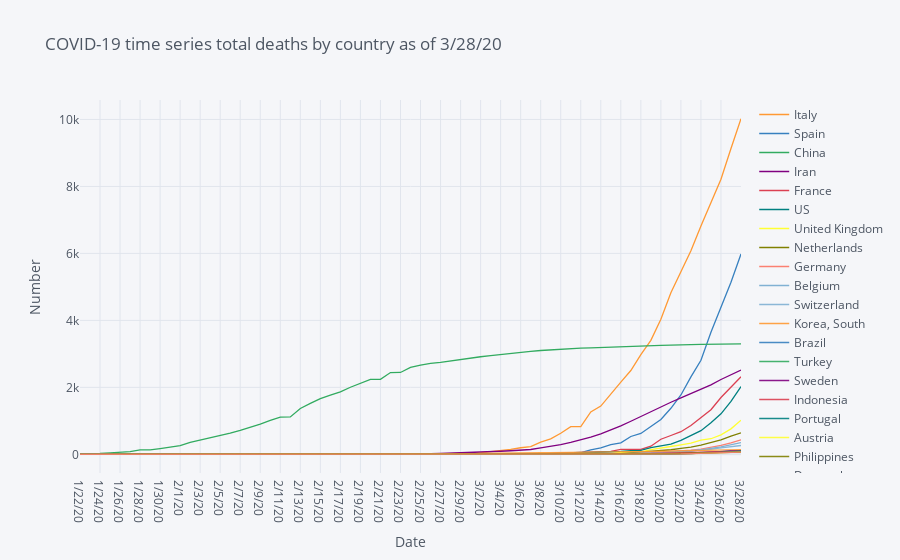

Notebook code for this chart:
### Code cell
# Time series total deaths by country

df=covid19_deaths.groupby('Country/Region').sum().reset_index()
df_deaths=df.sort_values(deaths_latest,ascending=False).head(20).drop(['Lat', 'Long'],axis=1).set_index("Country/Region").T
fig = df_deaths.iplot(asFigure=True, xTitle="Date", yTitle="Number", title=f'COVID-19 time series total deaths by country as of {deaths_latest}')
fig

### Figure 1 — Plotly figure (JSON) as saved in the notebook; plotly's stock layout.template omitted (floating-point values rounded to 4 significant figures)
{"data": [{"line": {"color": "rgba(255, 153, 51, 1.0)", "dash": "solid", "shape": "linear", "width": 1.3}, "mode": "lines", "name": "Italy", "text": "", "type": "scatter", "x": ["1/22/20", "1/23/20", "1/24/20", "1/25/20", "1/26/20", "1/27/20", "1/28/20", "1/29/20", "1/30/20", "1/31/20", "2/1/20", "2/2/20", "2/3/20", "2/4/20", "2/5/20", "2/6/20", "2/7/20", "2/8/20", "2/9/20", "2/10/20", "2/11/20", "2/12/20", "2/13/20", "2/14/20", "2/15/20", "2/16/20", "2/17/20", "2/18/20", "2/19/20", "2/20/20", "2/21/20", "2/22/20", "2/23/20", "2/24/20", "2/25/20", "2/26/20", "2/27/20", "2/28/20", "2/29/20", "3/1/20", "3/2/20", "3/3/20", "3/4/20", "3/5/20", "3/6/20", "3/7/20", "3/8/20", "3/9/20", "3/10/20", "3/11/20", "3/12/20", "3/13/20", "3/14/20", "3/15/20", "3/16/20", "3/17/20", "3/18/20", "3/19/20", "3/20/20", "3/21/20", "3/22/20", "3/23/20", "3/24/20", "3/25/20", "3/26/20", "3/27/20", "3/28/20"], "y": [0, 0, 0, 0, 0, 0, 0, 0, 0, 0, 0, 0, 0, 0, 0, 0, 0, 0, 0, 0, 0, 0, 0, 0, 0, 0, 0, 0, 0, 0, 1, 2, 3, 7, 10, 12, 17, 21, 29, 34, 52, 79, 107, 148, 197, 233, 366, 463, 631, 827, 827, 1266, 1441, 1809, 2158, 2503, 2978, 3405, 4032, 4825, 5476, 6077, 6820, 7503, 8215, 9134, 10023]}, {"line": {"color": "rgba(55, 128, 191, 1.0)", "dash": "solid", "shape": "linear", "width": 1.3}, "mode": "lines", "name": "Spain", "text": "", "type": "scatter", "x": ["1/22/20", "1/23/20", "1/24/20", "1/25/20", "1/26/20", "1/27/20", "1/28/20", "1/29/20", "1/30/20", "1/31/20", "2/1/20", "2/2/20", "2/3/20", "2/4/20", "2/5/20", "2/6/20", "2/7/20", "2/8/20", "2/9/20", "2/10/20", "2/11/20", "2/12/20", "2/13/20", "2/14/20", "2/15/20", "2/16/20", "2/17/20", "2/18/20", "2/19/20", "2/20/20", "2/21/20", "2/22/20", "2/23/20", "2/24/20", "2/25/20", "2/26/20", "2/27/20", "2/28/20", "2/29/20", "3/1/20", "3/2/20", "3/3/20", "3/4/20", "3/5/20", "3/6/20", "3/7/20", "3/8/20", "3/9/20", "3/10/20", "3/11/20", "3/12/20", "3/13/20", "3/14/20", "3/15/20", "3/16/20", "3/17/20", "3/18/20", "3/19/20", "3/20/20", "3/21/20", "3/22/20", "3/23/20", "3/24/20", "3/25/20", "3/26/20", "3/27/20", "3/28/20"], "y": [0, 0, 0, 0, 0, 0, 0, 0, 0, 0, 0, 0, 0, 0, 0, 0, 0, 0, 0, 0, 0, 0, 0, 0, 0, 0, 0, 0, 0, 0, 0, 0, 0, 0, 0, 0, 0, 0, 0, 0, 0, 1, 2, 3, 5, 10, 17, 28, 35, 54, 55, 133, 195, 289, 342, 533, 623, 830, 1043, 1375, 1772, 2311, 2808, 3647, 4365, 5138, 5982]}, {"line": {"color": "rgba(50, 171, 96, 1.0)", "dash": "solid", "shape": "linear", "width": 1.3}, "mode": "lines", "name": "China", "text": "", "type": "scatter", "x": ["1/22/20", "1/23/20", "1/24/20", "1/25/20", "1/26/20", "1/27/20", "1/28/20", "1/29/20", "1/30/20", "1/31/20", "2/1/20", "2/2/20", "2/3/20", "2/4/20", "2/5/20", "2/6/20", "2/7/20", "2/8/20", "2/9/20", "2/10/20", "2/11/20", "2/12/20", "2/13/20", "2/14/20", "2/15/20", "2/16/20", "2/17/20", "2/18/20", "2/19/20", "2/20/20", "2/21/20", "2/22/20", "2/23/20", "2/24/20", "2/25/20", "2/26/20", "2/27/20", "2/28/20", "2/29/20", "3/1/20", "3/2/20", "3/3/20", "3/4/20", "3/5/20", "3/6/20", "3/7/20", "3/8/20", "3/9/20", "3/10/20", "3/11/20", "3/12/20", "3/13/20", "3/14/20", "3/15/20", "3/16/20", "3/17/20", "3/18/20", "3/19/20", "3/20/20", "3/21/20", "3/22/20", "3/23/20", "3/24/20", "3/25/20", "3/26/20", "3/27/20", "3/28/20"], "y": [17, 18, 26, 42, 56, 82, 131, 133, 171, 213, 259, 361, 425, 491, 563, 633, 718, 805, 905, 1012, 1112, 1117, 1369, 1521, 1663, 1766, 1864, 2003, 2116, 2238, 2238, 2443, 2445, 2595, 2665, 2717, 2746, 2790, 2837, 2872, 2914, 2947, 2983, 3015, 3044, 3072, 3100, 3123, 3139, 3161, 3172, 3180, 3193, 3203, 3217, 3230, 3241, 3249, 3253, 3259, 3274, 3274, 3281, 3285, 3291, 3296, 3299]}, {"line": {"color": "rgba(128, 0, 128, 1.0)", "dash": "solid", "shape": "linear", "width": 1.3}, "mode": "lines", "name": "Iran", "text": "", "type": "scatter", "x": ["1/22/20", "1/23/20", "1/24/20", "1/25/20", "1/26/20", "1/27/20", "1/28/20", "1/29/20", "1/30/20", "1/31/20", "2/1/20", "2/2/20", "2/3/20", "2/4/20", "2/5/20", "2/6/20", "2/7/20", "2/8/20", "2/9/20", "2/10/20", "2/11/20", "2/12/20", "2/13/20", "2/14/20", "2/15/20", "2/16/20", "2/17/20", "2/18/20", "2/19/20", "2/20/20", "2/21/20", "2/22/20", "2/23/20", "2/24/20", "2/25/20", "2/26/20", "2/27/20", "2/28/20", "2/29/20", "3/1/20", "3/2/20", "3/3/20", "3/4/20", "3/5/20", "3/6/20", "3/7/20", "3/8/20", "3/9/20", "3/10/20", "3/11/20", "3/12/20", "3/13/20", "3/14/20", "3/15/20", "3/16/20", "3/17/20", "3/18/20", "3/19/20", "3/20/20", "3/21/20", "3/22/20", "3/23/20", "3/24/20", "3/25/20", "3/26/20", "3/27/20", "3/28/20"], "y": [0, 0, 0, 0, 0, 0, 0, 0, 0, 0, 0, 0, 0, 0, 0, 0, 0, 0, 0, 0, 0, 0, 0, 0, 0, 0, 0, 0, 2, 2, 4, 5, 8, 12, 16, 19, 26, 34, 43, 54, 66, 77, 92, 107, 124, 145, 194, 237, 291, 354, 429, 514, 611, 724, 853, 988, 1135, 1284, 1433, 1556, 1685, 1812, 1934, 2077, 2234, 2378, 2517]}, {"line": {"color": "rgba(219, 64, 82, 1.0)", "dash": "solid", "shape": "linear", "width": 1.3}, "mode": "lines", "name": "France", "text": "", "type": "scatter", "x": ["1/22/20", "1/23/20", "1/24/20", "1/25/20", "1/26/20", "1/27/20", "1/28/20", "1/29/20", "1/30/20", "1/31/20", "2/1/20", "2/2/20", "2/3/20", "2/4/20", "2/5/20", "2/6/20", "2/7/20", "2/8/20", "2/9/20", "2/10/20", "2/11/20", "2/12/20", "2/13/20", "2/14/20", "2/15/20", "2/16/20", "2/17/20", "2/18/20", "2/19/20", "2/20/20", "2/21/20", "2/22/20", "2/23/20", "2/24/20", "2/25/20", "2/26/20", "2/27/20", "2/28/20", "2/29/20", "3/1/20", "3/2/20", "3/3/20", "3/4/20", "3/5/20", "3/6/20", "3/7/20", "3/8/20", "3/9/20", "3/10/20", "3/11/20", "3/12/20", "3/13/20", "3/14/20", "3/15/20", "3/16/20", "3/17/20", "3/18/20", "3/19/20", "3/20/20", "3/21/20", "3/22/20", "3/23/20", "3/24/20", "3/25/20", "3/26/20", "3/27/20", "3/28/20"], "y": [0, 0, 0, 0, 0, 0, 0, 0, 0, 0, 0, 0, 0, 0, 0, 0, 0, 0, 0, 0, 0, 0, 0, 0, 1, 1, 1, 1, 1, 1, 1, 1, 1, 1, 1, 2, 2, 2, 2, 2, 3, 4, 4, 6, 9, 11, 19, 19, 33, 48, 48, 79, 91, 91, 149, 149, 149, 244, 451, 563, 676, 862, 1102, 1333, 1698, 1997, 2317]}, {"line": {"color": "rgba(0, 128, 128, 1.0)", "dash": "solid", "shape": "linear", "width": 1.3}, "mode": "lines", "name": "US", "text": "", "type": "scatter", "x": ["1/22/20", "1/23/20", "1/24/20", "1/25/20", "1/26/20", "1/27/20", "1/28/20", "1/29/20", "1/30/20", "1/31/20", "2/1/20", "2/2/20", "2/3/20", "2/4/20", "2/5/20", "2/6/20", "2/7/20", "2/8/20", "2/9/20", "2/10/20", "2/11/20", "2/12/20", "2/13/20", "2/14/20", "2/15/20", "2/16/20", "2/17/20", "2/18/20", "2/19/20", "2/20/20", "2/21/20", "2/22/20", "2/23/20", "2/24/20", "2/25/20", "2/26/20", "2/27/20", "2/28/20", "2/29/20", "3/1/20", "3/2/20", "3/3/20", "3/4/20", "3/5/20", "3/6/20", "3/7/20", "3/8/20", "3/9/20", "3/10/20", "3/11/20", "3/12/20", "3/13/20", "3/14/20", "3/15/20", "3/16/20", "3/17/20", "3/18/20", "3/19/20", "3/20/20", "3/21/20", "3/22/20", "3/23/20", "3/24/20", "3/25/20", "3/26/20", "3/27/20", "3/28/20"], "y": [0, 0, 0, 0, 0, 0, 0, 0, 0, 0, 0, 0, 0, 0, 0, 0, 0, 0, 0, 0, 0, 0, 0, 0, 0, 0, 0, 0, 0, 0, 0, 0, 0, 0, 0, 0, 0, 0, 1, 1, 6, 7, 11, 12, 14, 17, 21, 22, 28, 36, 40, 47, 54, 63, 85, 108, 118, 200, 244, 307, 417, 557, 706, 942, 1209, 1581, 2026]}, {"line": {"color": "rgba(255, 255, 51, 1.0)", "dash": "solid", "shape": "linear", "width": 1.3}, "mode": "lines", "name": "United Kingdom", "text": "", "type": "scatter", "x": ["1/22/20", "1/23/20", "1/24/20", "1/25/20", "1/26/20", "1/27/20", "1/28/20", "1/29/20", "1/30/20", "1/31/20", "2/1/20", "2/2/20", "2/3/20", "2/4/20", "2/5/20", "2/6/20", "2/7/20", "2/8/20", "2/9/20", "2/10/20", "2/11/20", "2/12/20", "2/13/20", "2/14/20", "2/15/20", "2/16/20", "2/17/20", "2/18/20", "2/19/20", "2/20/20", "2/21/20", "2/22/20", "2/23/20", "2/24/20", "2/25/20", "2/26/20", "2/27/20", "2/28/20", "2/29/20", "3/1/20", "3/2/20", "3/3/20", "3/4/20", "3/5/20", "3/6/20", "3/7/20", "3/8/20", "3/9/20", "3/10/20", "3/11/20", "3/12/20", "3/13/20", "3/14/20", "3/15/20", "3/16/20", "3/17/20", "3/18/20", "3/19/20", "3/20/20", "3/21/20", "3/22/20", "3/23/20", "3/24/20", "3/25/20", "3/26/20", "3/27/20", "3/28/20"], "y": [0, 0, 0, 0, 0, 0, 0, 0, 0, 0, 0, 0, 0, 0, 0, 0, 0, 0, 0, 0, 0, 0, 0, 0, 0, 0, 0, 0, 0, 0, 0, 0, 0, 0, 0, 0, 0, 0, 0, 0, 0, 0, 0, 1, 2, 2, 3, 4, 6, 8, 8, 8, 21, 21, 56, 56, 72, 138, 178, 234, 282, 336, 423, 466, 580, 761, 1021]}, {"line": {"color": "rgba(128, 128, 0, 1.0)", "dash": "solid", "shape": "linear", "width": 1.3}, "mode": "lines", "name": "Netherlands", "text": "", "type": "scatter", "x": ["1/22/20", "1/23/20", "1/24/20", "1/25/20", "1/26/20", "1/27/20", "1/28/20", "1/29/20", "1/30/20", "1/31/20", "2/1/20", "2/2/20", "2/3/20", "2/4/20", "2/5/20", "2/6/20", "2/7/20", "2/8/20", "2/9/20", "2/10/20", "2/11/20", "2/12/20", "2/13/20", "2/14/20", "2/15/20", "2/16/20", "2/17/20", "2/18/20", "2/19/20", "2/20/20", "2/21/20", "2/22/20", "2/23/20", "2/24/20", "2/25/20", "2/26/20", "2/27/20", "2/28/20", "2/29/20", "3/1/20", "3/2/20", "3/3/20", "3/4/20", "3/5/20", "3/6/20", "3/7/20", "3/8/20", "3/9/20", "3/10/20", "3/11/20", "3/12/20", "3/13/20", "3/14/20", "3/15/20", "3/16/20", "3/17/20", "3/18/20", "3/19/20", "3/20/20", "3/21/20", "3/22/20", "3/23/20", "3/24/20", "3/25/20", "3/26/20", "3/27/20", "3/28/20"], "y": [0, 0, 0, 0, 0, 0, 0, 0, 0, 0, 0, 0, 0, 0, 0, 0, 0, 0, 0, 0, 0, 0, 0, 0, 0, 0, 0, 0, 0, 0, 0, 0, 0, 0, 0, 0, 0, 0, 0, 0, 0, 0, 0, 0, 1, 1, 3, 3, 4, 5, 5, 10, 12, 20, 24, 43, 58, 77, 107, 137, 180, 214, 277, 357, 435, 547, 640]}, {"line": {"color": "rgba(251, 128, 114, 1.0)", "dash": "solid", "shape": "linear", "width": 1.3}, "mode": "lines", "name": "Germany", "text": "", "type": "scatter", "x": ["1/22/20", "1/23/20", "1/24/20", "1/25/20", "1/26/20", "1/27/20", "1/28/20", "1/29/20", "1/30/20", "1/31/20", "2/1/20", "2/2/20", "2/3/20", "2/4/20", "2/5/20", "2/6/20", "2/7/20", "2/8/20", "2/9/20", "2/10/20", "2/11/20", "2/12/20", "2/13/20", "2/14/20", "2/15/20", "2/16/20", "2/17/20", "2/18/20", "2/19/20", "2/20/20", "2/21/20", "2/22/20", "2/23/20", "2/24/20", "2/25/20", "2/26/20", "2/27/20", "2/28/20", "2/29/20", "3/1/20", "3/2/20", "3/3/20", "3/4/20", "3/5/20", "3/6/20", "3/7/20", "3/8/20", "3/9/20", "3/10/20", "3/11/20", "3/12/20", "3/13/20", "3/14/20", "3/15/20", "3/16/20", "3/17/20", "3/18/20", "3/19/20", "3/20/20", "3/21/20", "3/22/20", "3/23/20", "3/24/20", "3/25/20", "3/26/20", "3/27/20", "3/28/20"], "y": [0, 0, 0, 0, 0, 0, 0, 0, 0, 0, 0, 0, 0, 0, 0, 0, 0, 0, 0, 0, 0, 0, 0, 0, 0, 0, 0, 0, 0, 0, 0, 0, 0, 0, 0, 0, 0, 0, 0, 0, 0, 0, 0, 0, 0, 0, 0, 2, 2, 3, 3, 7, 9, 11, 17, 24, 28, 44, 67, 84, 94, 123, 157, 206, 267, 342, 433]}, {"line": {"color": "rgba(128, 177, 211, 1.0)", "dash": "solid", "shape": "linear", "width": 1.3}, "mode": "lines", "name": "Belgium", "text": "", "type": "scatter", "x": ["1/22/20", "1/23/20", "1/24/20", "1/25/20", "1/26/20", "1/27/20", "1/28/20", "1/29/20", "1/30/20", "1/31/20", "2/1/20", "2/2/20", "2/3/20", "2/4/20", "2/5/20", "2/6/20", "2/7/20", "2/8/20", "2/9/20", "2/10/20", "2/11/20", "2/12/20", "2/13/20", "2/14/20", "2/15/20", "2/16/20", "2/17/20", "2/18/20", "2/19/20", "2/20/20", "2/21/20", "2/22/20", "2/23/20", "2/24/20", "2/25/20", "2/26/20", "2/27/20", "2/28/20", "2/29/20", "3/1/20", "3/2/20", "3/3/20", "3/4/20", "3/5/20", "3/6/20", "3/7/20", "3/8/20", "3/9/20", "3/10/20", "3/11/20", "3/12/20", "3/13/20", "3/14/20", "3/15/20", "3/16/20", "3/17/20", "3/18/20", "3/19/20", "3/20/20", "3/21/20", "3/22/20", "3/23/20", "3/24/20", "3/25/20", "3/26/20", "3/27/20", "3/28/20"], "y": [0, 0, 0, 0, 0, 0, 0, 0, 0, 0, 0, 0, 0, 0, 0, 0, 0, 0, 0, 0, 0, 0, 0, 0, 0, 0, 0, 0, 0, 0, 0, 0, 0, 0, 0, 0, 0, 0, 0, 0, 0, 0, 0, 0, 0, 0, 0, 0, 0, 3, 3, 3, 4, 4, 5, 10, 14, 21, 37, 67, 75, 88, 122, 178, 220, 289, 353]}, {"line": {"color": "rgba(128, 177, 211, 0.8999999999999999)", "dash": "solid", "shape": "linear", "width": 1.3}, "mode": "lines", "name": "Switzerland", "text": "", "type": "scatter", "x": ["1/22/20", "1/23/20", "1/24/20", "1/25/20", "1/26/20", "1/27/20", "1/28/20", "1/29/20", "1/30/20", "1/31/20", "2/1/20", "2/2/20", "2/3/20", "2/4/20", "2/5/20", "2/6/20", "2/7/20", "2/8/20", "2/9/20", "2/10/20", "2/11/20", "2/12/20", "2/13/20", "2/14/20", "2/15/20", "2/16/20", "2/17/20", "2/18/20", "2/19/20", "2/20/20", "2/21/20", "2/22/20", "2/23/20", "2/24/20", "2/25/20", "2/26/20", "2/27/20", "2/28/20", "2/29/20", "3/1/20", "3/2/20", "3/3/20", "3/4/20", "3/5/20", "3/6/20", "3/7/20", "3/8/20", "3/9/20", "3/10/20", "3/11/20", "3/12/20", "3/13/20", "3/14/20", "3/15/20", "3/16/20", "3/17/20", "3/18/20", "3/19/20", "3/20/20", "3/21/20", "3/22/20", "3/23/20", "3/24/20", "3/25/20", "3/26/20", "3/27/20", "3/28/20"], "y": [0, 0, 0, 0, 0, 0, 0, 0, 0, 0, 0, 0, 0, 0, 0, 0, 0, 0, 0, 0, 0, 0, 0, 0, 0, 0, 0, 0, 0, 0, 0, 0, 0, 0, 0, 0, 0, 0, 0, 0, 0, 0, 0, 1, 1, 1, 2, 2, 3, 4, 4, 11, 13, 14, 14, 27, 28, 41, 54, 75, 98, 120, 122, 153, 191, 231, 264]}, {"line": {"color": "rgba(255, 153, 51, 0.8999999999999999)", "dash": "solid", "shape": "linear", "width": 1.3}, "mode": "lines", "name": "Korea, South", "text": "", "type": "scatter", "x": ["1/22/20", "1/23/20", "1/24/20", "1/25/20", "1/26/20", "1/27/20", "1/28/20", "1/29/20", "1/30/20", "1/31/20", "2/1/20", "2/2/20", "2/3/20", "2/4/20", "2/5/20", "2/6/20", "2/7/20", "2/8/20", "2/9/20", "2/10/20", "2/11/20", "2/12/20", "2/13/20", "2/14/20", "2/15/20", "2/16/20", "2/17/20", "2/18/20", "2/19/20", "2/20/20", "2/21/20", "2/22/20", "2/23/20", "2/24/20", "2/25/20", "2/26/20", "2/27/20", "2/28/20", "2/29/20", "3/1/20", "3/2/20", "3/3/20", "3/4/20", "3/5/20", "3/6/20", "3/7/20", "3/8/20", "3/9/20", "3/10/20", "3/11/20", "3/12/20", "3/13/20", "3/14/20", "3/15/20", "3/16/20", "3/17/20", "3/18/20", "3/19/20", "3/20/20", "3/21/20", "3/22/20", "3/23/20", "3/24/20", "3/25/20", "3/26/20", "3/27/20", "3/28/20"], "y": [0, 0, 0, 0, 0, 0, 0, 0, 0, 0, 0, 0, 0, 0, 0, 0, 0, 0, 0, 0, 0, 0, 0, 0, 0, 0, 0, 0, 0, 1, 2, 2, 6, 8, 10, 12, 13, 13, 16, 17, 28, 28, 35, 35, 42, 44, 50, 53, 54, 60, 66, 66, 72, 75, 75, 81, 84, 91, 94, 102, 111, 111, 120, 126, 131, 139, 144]}, {"line": {"color": "rgba(55, 128, 191, 0.8999999999999999)", "dash": "solid", "shape": "linear", "width": 1.3}, "mode": "lines", "name": "Brazil", "text": "", "type": "scatter", "x": ["1/22/20", "1/23/20", "1/24/20", "1/25/20", "1/26/20", "1/27/20", "1/28/20", "1/29/20", "1/30/20", "1/31/20", "2/1/20", "2/2/20", "2/3/20", "2/4/20", "2/5/20", "2/6/20", "2/7/20", "2/8/20", "2/9/20", "2/10/20", "2/11/20", "2/12/20", "2/13/20", "2/14/20", "2/15/20", "2/16/20", "2/17/20", "2/18/20", "2/19/20", "2/20/20", "2/21/20", "2/22/20", "2/23/20", "2/24/20", "2/25/20", "2/26/20", "2/27/20", "2/28/20", "2/29/20", "3/1/20", "3/2/20", "3/3/20", "3/4/20", "3/5/20", "3/6/20", "3/7/20", "3/8/20", "3/9/20", "3/10/20", "3/11/20", "3/12/20", "3/13/20", "3/14/20", "3/15/20", "3/16/20", "3/17/20", "3/18/20", "3/19/20", "3/20/20", "3/21/20", "3/22/20", "3/23/20", "3/24/20", "3/25/20", "3/26/20", "3/27/20", "3/28/20"], "y": [0, 0, 0, 0, 0, 0, 0, 0, 0, 0, 0, 0, 0, 0, 0, 0, 0, 0, 0, 0, 0, 0, 0, 0, 0, 0, 0, 0, 0, 0, 0, 0, 0, 0, 0, 0, 0, 0, 0, 0, 0, 0, 0, 0, 0, 0, 0, 0, 0, 0, 0, 0, 0, 0, 0, 1, 3, 6, 11, 15, 25, 34, 46, 59, 77, 92, 111]}, {"line": {"color": "rgba(50, 171, 96, 0.8999999999999999)", "dash": "solid", "shape": "linear", "width": 1.3}, "mode": "lines", "name": "Turkey", "text": "", "type": "scatter", "x": ["1/22/20", "1/23/20", "1/24/20", "1/25/20", "1/26/20", "1/27/20", "1/28/20", "1/29/20", "1/30/20", "1/31/20", "2/1/20", "2/2/20", "2/3/20", "2/4/20", "2/5/20", "2/6/20", "2/7/20", "2/8/20", "2/9/20", "2/10/20", "2/11/20", "2/12/20", "2/13/20", "2/14/20", "2/15/20", "2/16/20", "2/17/20", "2/18/20", "2/19/20", "2/20/20", "2/21/20", "2/22/20", "2/23/20", "2/24/20", "2/25/20", "2/26/20", "2/27/20", "2/28/20", "2/29/20", "3/1/20", "3/2/20", "3/3/20", "3/4/20", "3/5/20", "3/6/20", "3/7/20", "3/8/20", "3/9/20", "3/10/20", "3/11/20", "3/12/20", "3/13/20", "3/14/20", "3/15/20", "3/16/20", "3/17/20", "3/18/20", "3/19/20", "3/20/20", "3/21/20", "3/22/20", "3/23/20", "3/24/20", "3/25/20", "3/26/20", "3/27/20", "3/28/20"], "y": [0, 0, 0, 0, 0, 0, 0, 0, 0, 0, 0, 0, 0, 0, 0, 0, 0, 0, 0, 0, 0, 0, 0, 0, 0, 0, 0, 0, 0, 0, 0, 0, 0, 0, 0, 0, 0, 0, 0, 0, 0, 0, 0, 0, 0, 0, 0, 0, 0, 0, 0, 0, 0, 0, 0, 1, 1, 3, 4, 9, 30, 37, 44, 59, 75, 92, 108]}, {"line": {"color": "rgba(128, 0, 128, 0.8999999999999999)", "dash": "solid", "shape": "linear", "width": 1.3}, "mode": "lines", "name": "Sweden", "text": "", "type": "scatter", "x": ["1/22/20", "1/23/20", "1/24/20", "1/25/20", "1/26/20", "1/27/20", "1/28/20", "1/29/20", "1/30/20", "1/31/20", "2/1/20", "2/2/20", "2/3/20", "2/4/20", "2/5/20", "2/6/20", "2/7/20", "2/8/20", "2/9/20", "2/10/20", "2/11/20", "2/12/20", "2/13/20", "2/14/20", "2/15/20", "2/16/20", "2/17/20", "2/18/20", "2/19/20", "2/20/20", "2/21/20", "2/22/20", "2/23/20", "2/24/20", "2/25/20", "2/26/20", "2/27/20", "2/28/20", "2/29/20", "3/1/20", "3/2/20", "3/3/20", "3/4/20", "3/5/20", "3/6/20", "3/7/20", "3/8/20", "3/9/20", "3/10/20", "3/11/20", "3/12/20", "3/13/20", "3/14/20", "3/15/20", "3/16/20", "3/17/20", "3/18/20", "3/19/20", "3/20/20", "3/21/20", "3/22/20", "3/23/20", "3/24/20", "3/25/20", "3/26/20", "3/27/20", "3/28/20"], "y": [0, 0, 0, 0, 0, 0, 0, 0, 0, 0, 0, 0, 0, 0, 0, 0, 0, 0, 0, 0, 0, 0, 0, 0, 0, 0, 0, 0, 0, 0, 0, 0, 0, 0, 0, 0, 0, 0, 0, 0, 0, 0, 0, 0, 0, 0, 0, 0, 0, 1, 1, 1, 2, 3, 6, 7, 10, 11, 16, 20, 21, 25, 36, 62, 77, 105, 105]}, {"line": {"color": "rgba(219, 64, 82, 0.8999999999999999)", "dash": "solid", "shape": "linear", "width": 1.3}, "mode": "lines", "name": "Indonesia", "text": "", "type": "scatter", "x": ["1/22/20", "1/23/20", "1/24/20", "1/25/20", "1/26/20", "1/27/20", "1/28/20", "1/29/20", "1/30/20", "1/31/20", "2/1/20", "2/2/20", "2/3/20", "2/4/20", "2/5/20", "2/6/20", "2/7/20", "2/8/20", "2/9/20", "2/10/20", "2/11/20", "2/12/20", "2/13/20", "2/14/20", "2/15/20", "2/16/20", "2/17/20", "2/18/20", "2/19/20", "2/20/20", "2/21/20", "2/22/20", "2/23/20", "2/24/20", "2/25/20", "2/26/20", "2/27/20", "2/28/20", "2/29/20", "3/1/20", "3/2/20", "3/3/20", "3/4/20", "3/5/20", "3/6/20", "3/7/20", "3/8/20", "3/9/20", "3/10/20", "3/11/20", "3/12/20", "3/13/20", "3/14/20", "3/15/20", "3/16/20", "3/17/20", "3/18/20", "3/19/20", "3/20/20", "3/21/20", "3/22/20", "3/23/20", "3/24/20", "3/25/20", "3/26/20", "3/27/20", "3/28/20"], "y": [0, 0, 0, 0, 0, 0, 0, 0, 0, 0, 0, 0, 0, 0, 0, 0, 0, 0, 0, 0, 0, 0, 0, 0, 0, 0, 0, 0, 0, 0, 0, 0, 0, 0, 0, 0, 0, 0, 0, 0, 0, 0, 0, 0, 0, 0, 0, 0, 0, 1, 1, 4, 5, 5, 5, 5, 19, 25, 32, 38, 48, 49, 55, 58, 78, 87, 102]}, {"line": {"color": "rgba(0, 128, 128, 0.8999999999999999)", "dash": "solid", "shape": "linear", "width": 1.3}, "mode": "lines", "name": "Portugal", "text": "", "type": "scatter", "x": ["1/22/20", "1/23/20", "1/24/20", "1/25/20", "1/26/20", "1/27/20", "1/28/20", "1/29/20", "1/30/20", "1/31/20", "2/1/20", "2/2/20", "2/3/20", "2/4/20", "2/5/20", "2/6/20", "2/7/20", "2/8/20", "2/9/20", "2/10/20", "2/11/20", "2/12/20", "2/13/20", "2/14/20", "2/15/20", "2/16/20", "2/17/20", "2/18/20", "2/19/20", "2/20/20", "2/21/20", "2/22/20", "2/23/20", "2/24/20", "2/25/20", "2/26/20", "2/27/20", "2/28/20", "2/29/20", "3/1/20", "3/2/20", "3/3/20", "3/4/20", "3/5/20", "3/6/20", "3/7/20", "3/8/20", "3/9/20", "3/10/20", "3/11/20", "3/12/20", "3/13/20", "3/14/20", "3/15/20", "3/16/20", "3/17/20", "3/18/20", "3/19/20", "3/20/20", "3/21/20", "3/22/20", "3/23/20", "3/24/20", "3/25/20", "3/26/20", "3/27/20", "3/28/20"], "y": [0, 0, 0, 0, 0, 0, 0, 0, 0, 0, 0, 0, 0, 0, 0, 0, 0, 0, 0, 0, 0, 0, 0, 0, 0, 0, 0, 0, 0, 0, 0, 0, 0, 0, 0, 0, 0, 0, 0, 0, 0, 0, 0, 0, 0, 0, 0, 0, 0, 0, 0, 0, 0, 0, 0, 1, 2, 3, 6, 12, 14, 23, 33, 43, 60, 76, 100]}, {"line": {"color": "rgba(255, 255, 51, 0.8999999999999999)", "dash": "solid", "shape": "linear", "width": 1.3}, "mode": "lines", "name": "Austria", "text": "", "type": "scatter", "x": ["1/22/20", "1/23/20", "1/24/20", "1/25/20", "1/26/20", "1/27/20", "1/28/20", "1/29/20", "1/30/20", "1/31/20", "2/1/20", "2/2/20", "2/3/20", "2/4/20", "2/5/20", "2/6/20", "2/7/20", "2/8/20", "2/9/20", "2/10/20", "2/11/20", "2/12/20", "2/13/20", "2/14/20", "2/15/20", "2/16/20", "2/17/20", "2/18/20", "2/19/20", "2/20/20", "2/21/20", "2/22/20", "2/23/20", "2/24/20", "2/25/20", "2/26/20", "2/27/20", "2/28/20", "2/29/20", "3/1/20", "3/2/20", "3/3/20", "3/4/20", "3/5/20", "3/6/20", "3/7/20", "3/8/20", "3/9/20", "3/10/20", "3/11/20", "3/12/20", "3/13/20", "3/14/20", "3/15/20", "3/16/20", "3/17/20", "3/18/20", "3/19/20", "3/20/20", "3/21/20", "3/22/20", "3/23/20", "3/24/20", "3/25/20", "3/26/20", "3/27/20", "3/28/20"], "y": [0, 0, 0, 0, 0, 0, 0, 0, 0, 0, 0, 0, 0, 0, 0, 0, 0, 0, 0, 0, 0, 0, 0, 0, 0, 0, 0, 0, 0, 0, 0, 0, 0, 0, 0, 0, 0, 0, 0, 0, 0, 0, 0, 0, 0, 0, 0, 0, 0, 0, 1, 1, 1, 1, 3, 3, 4, 6, 6, 8, 16, 21, 28, 30, 49, 58, 68]}, {"line": {"color": "rgba(128, 128, 0, 0.8999999999999999)", "dash": "solid", "shape": "linear", "width": 1.3}, "mode": "lines", "name": "Philippines", "text": "", "type": "scatter", "x": ["1/22/20", "1/23/20", "1/24/20", "1/25/20", "1/26/20", "1/27/20", "1/28/20", "1/29/20", "1/30/20", "1/31/20", "2/1/20", "2/2/20", "2/3/20", "2/4/20", "2/5/20", "2/6/20", "2/7/20", "2/8/20", "2/9/20", "2/10/20", "2/11/20", "2/12/20", "2/13/20", "2/14/20", "2/15/20", "2/16/20", "2/17/20", "2/18/20", "2/19/20", "2/20/20", "2/21/20", "2/22/20", "2/23/20", "2/24/20", "2/25/20", "2/26/20", "2/27/20", "2/28/20", "2/29/20", "3/1/20", "3/2/20", "3/3/20", "3/4/20", "3/5/20", "3/6/20", "3/7/20", "3/8/20", "3/9/20", "3/10/20", "3/11/20", "3/12/20", "3/13/20", "3/14/20", "3/15/20", "3/16/20", "3/17/20", "3/18/20", "3/19/20", "3/20/20", "3/21/20", "3/22/20", "3/23/20", "3/24/20", "3/25/20", "3/26/20", "3/27/20", "3/28/20"], "y": [0, 0, 0, 0, 0, 0, 0, 0, 0, 0, 0, 1, 1, 1, 1, 1, 1, 1, 1, 1, 1, 1, 1, 1, 1, 1, 1, 1, 1, 1, 1, 1, 1, 1, 1, 1, 1, 1, 1, 1, 1, 1, 1, 1, 1, 1, 1, 1, 1, 1, 2, 5, 8, 11, 12, 12, 19, 17, 18, 19, 25, 33, 35, 38, 45, 54, 68]}, {"line": {"color": "rgba(251, 128, 114, 0.8999999999999999)", "dash": "solid", "shape": "linear", "width": 1.3}, "mode": "lines", "name": "Denmark", "text": "", "type": "scatter", "x": ["1/22/20", "1/23/20", "1/24/20", "1/25/20", "1/26/20", "1/27/20", "1/28/20", "1/29/20", "1/30/20", "1/31/20", "2/1/20", "2/2/20", "2/3/20", "2/4/20", "2/5/20", "2/6/20", "2/7/20", "2/8/20", "2/9/20", "2/10/20", "2/11/20", "2/12/20", "2/13/20", "2/14/20", "2/15/20", "2/16/20", "2/17/20", "2/18/20", "2/19/20", "2/20/20", "2/21/20", "2/22/20", "2/23/20", "2/24/20", "2/25/20", "2/26/20", "2/27/20", "2/28/20", "2/29/20", "3/1/20", "3/2/20", "3/3/20", "3/4/20", "3/5/20", "3/6/20", "3/7/20", "3/8/20", "3/9/20", "3/10/20", "3/11/20", "3/12/20", "3/13/20", "3/14/20", "3/15/20", "3/16/20", "3/17/20", "3/18/20", "3/19/20", "3/20/20", "3/21/20", "3/22/20", "3/23/20", "3/24/20", "3/25/20", "3/26/20", "3/27/20", "3/28/20"], "y": [0, 0, 0, 0, 0, 0, 0, 0, 0, 0, 0, 0, 0, 0, 0, 0, 0, 0, 0, 0, 0, 0, 0, 0, 0, 0, 0, 0, 0, 0, 0, 0, 0, 0, 0, 0, 0, 0, 0, 0, 0, 0, 0, 0, 0, 0, 0, 0, 0, 0, 0, 0, 1, 2, 3, 4, 4, 6, 9, 13, 13, 24, 32, 34, 41, 52, 65]}], "layout": {"legend": {"bgcolor": "#F5F6F9", "font": {"color": "#4D5663"}}, "paper_bgcolor": "#F5F6F9", "plot_bgcolor": "#F5F6F9", "title": {"font": {"color": "#4D5663"}, "text": "COVID-19 time series total deaths by country as of 3/28/20"}, "xaxis": {"gridcolor": "#E1E5ED", "showgrid": true, "tickfont": {"color": "#4D5663"}, "title": {"font": {"color": "#4D5663"}, "text": "Date"}, "zerolinecolor": "#E1E5ED"}, "yaxis": {"gridcolor": "#E1E5ED", "showgrid": true, "tickfont": {"color": "#4D5663"}, "title": {"font": {"color": "#4D5663"}, "text": "Number"}, "zerolinecolor": "#E1E5ED"}}}
